Frame 1 (no input): blank canvas, image omitted
Frame 60 (the mouse pressed at the canvas centre just before this capture): blank canvas, image omitted
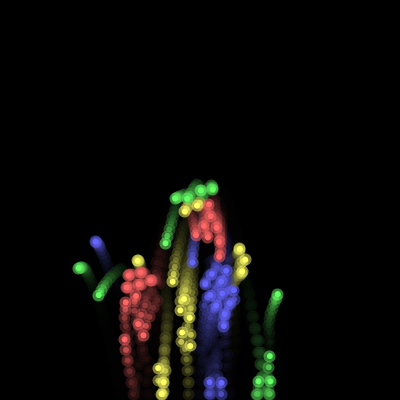
Frame 120 (the mouse held since frame 60 and released just before this capture)

The Processing sketch whose frames 1 and 60 were blank and that drew this single picture after the mouse press (run headless with seeded random() and noise(); from frame 60 on, the mouse is pressed at the canvas centre):

// Processing sketch: bouncing
// ── bouncing.pde

/////////////////////////////
//                         //
//    Bouncing Bubbles     //
//                         //
/////////////////////////////

// (c) Martin Schneider 2013 - 2016


ArrayList<Bubble> bubbles = new ArrayList();
float x1, y1, r;

int[] palette = { #ff6666, #6666ff, #66ff66, #ffff66 };

boolean tracing = true;
boolean attract = true;
boolean gravity = true;
boolean colors = true;
boolean dark = true;

int cellsize = 6;
int cellwall = 6;

float repell = .5;
int maxiter = 22;
int fps = 1;


void setup() {
  size(400, 400);
  background(dark ? 0: 255);
  smooth();
}


void draw() {
  
  // background with tracing
  noStroke();
  fill(dark ? 0 : 255, tracing ? 63 : 255);
  rect(0, 0, width, height);
    
  if(attract) {
    for(Bubble b: bubbles) b.attract();
  }
  
  for(Bubble b: bubbles) {
    //b.limit();
    if(gravity) b.gravity();
    b.move();
  }
  
  // resolve collisions
  for(int cc=0; cc<maxiter; cc++) {
    for(Bubble b : bubbles) b.collide();
  } 

  // draw bubbles
  for(Bubble b : bubbles ) b.draw();
  
  interact();
  
}


///////////////////////// interaction /////////////////////////

void interact() {
  if(mousePressed) {
    int c = floor(random(colors ? palette.length : 0));
    bubbles.add(new Bubble(mouseX, mouseY, cellsize, c));
  }
}


void keyPressed() {
  switch(key) {
    case 'r': bubbles = new ArrayList(); break;
    case 'b': dark = !dark; break;
    case 'a': attract = !attract; break;
    case 'g': gravity = !gravity; break;
    case 't': tracing = !tracing; break;
    case 'c': colors = !colors; for(Bubble b: bubbles) b.c = colors ? floor(random(4)) : 0; break; 
    case ' ': repell *= -1; break;
  }
}


///////////////////////// drawing ///////////////////////// 

void bubble(float x, float y, float r, color c) {
  fill(c); strokeWeight(cellwall); stroke(c, 128); ellipse(x, y, 2*r-cellwall, 2*r-cellwall);
}
// ── bubbles.pde

class Bubble {
  
  float x, y, r;
  float fx, fy;
  float vx, vy;
  int c;
 
  Bubble(float _x, float _y, float _r, int _c) {
    x = _x;
    y = _y;
    r = _r;
    c = _c;
    vx = random(-2, 2); 
  }
  
  void attract() {
    
    for(Bubble b : bubbles)  {
      
      if(b==this) continue;
  
      // calculate distances
      float dx = b.x - x, dy = b.y - y, d2 = (dx*dx + dy*dy);
      float d = sqrt(d2);
      
      // force decreasing quadratically with distance
      float dd = min(width/d2, 1);
      
      // same colors attract
      float f = (c == b.c ? dd : -dd * repell);
      
      // update position
      x += f * dx / d;
      y += f * dy / d;
    }
    
  }
 
  void gravity() {
    vy += .5; 
  }
  
  void move() {
    vx *= .99; vy *= .99; // friction
    x += vx; y += vy;     // motion
  }
  
  // wall collisions are bouncy (change of velocity)
  boolean collide() {
    
    boolean c = false;
  
    // bubble collisions
    for(Bubble b : bubbles)  {
      c |= collide(b);
    }
   
    // wall collisions
    if(x<r)  { x=r ; vx = -vx; c = true; }
    if(x>width-r) { x = width-r; vx = -vx; c = true; }
    if(y<r) { y = r; vy = -vy; c = true; }
    if(y>height-r) { y = height-r; vy = -vy; c = true; }

    return c;
    
  }
  
  // bubble collisions are not bouncy (change of position)
  boolean collide(Bubble a) {
    
     // no self collision
    if(a == this) return false; 

    float d = dist(x, y, a.x, a.y);
    float rr =  r + a.r;
    
    // correct bubble positions
    if (d<rr) {
      float t = (rr-d)/rr/2;
      float dx =  t * (x-a.x);
      float dy =  t * (y-a.y);
      x += dx; y += dy;
      a.x -= dx; a.y -= dy;
      return true;
    }
    return false;
  }
     
  void draw() {
    bubble(x, y, r, palette[c]);
  }
  
}
